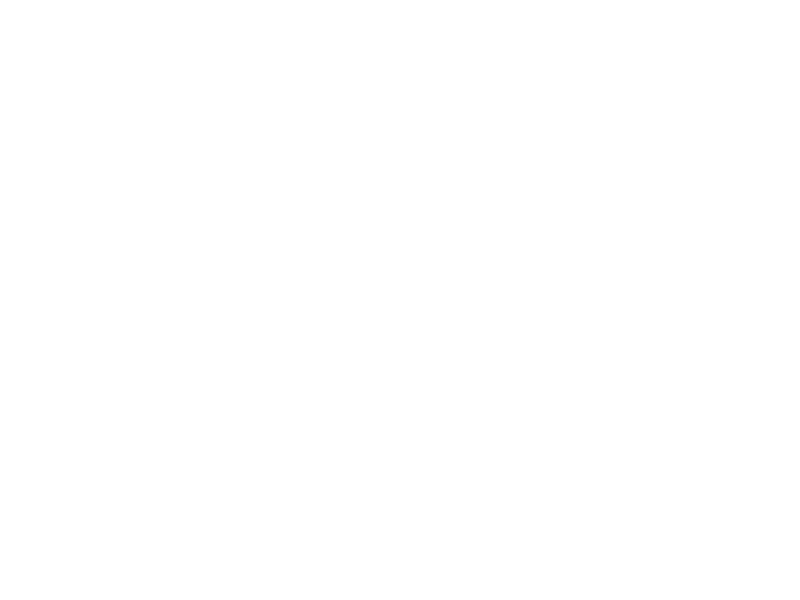
Frame 1 (no input)
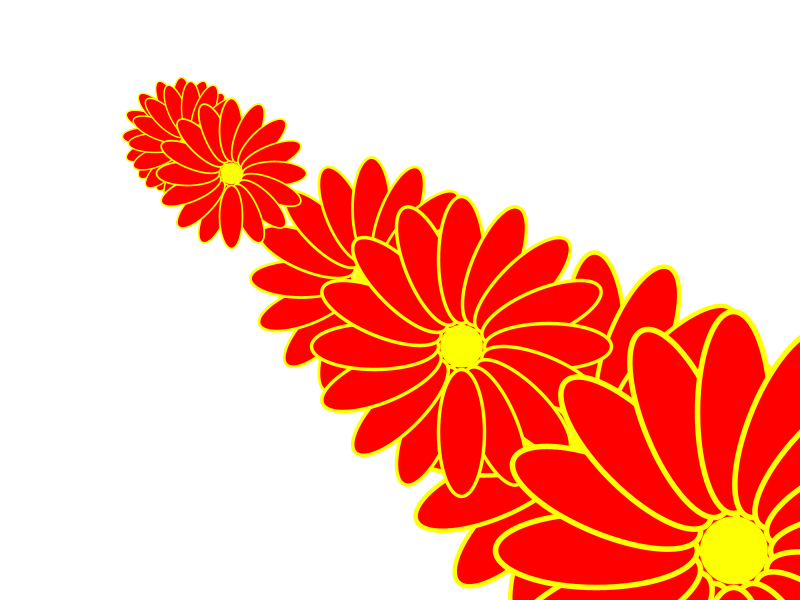
Frame 60 (the mouse pressed at the canvas centre just before this capture)
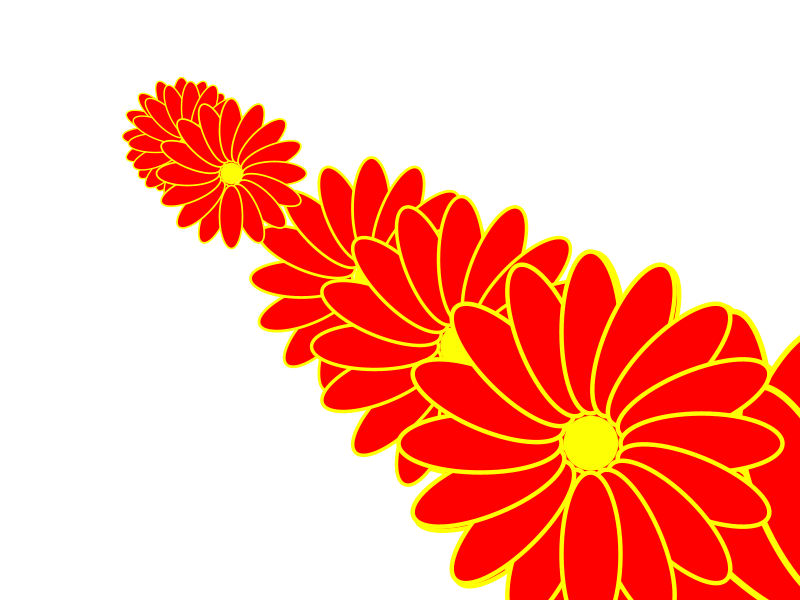
Frame 120 (the mouse held since frame 60 and released just before this capture)

The Processing sketch that drew these frames (run headless with seeded random() and noise(); from frame 60 on, the mouse is pressed at the canvas centre):

// Processing sketch: processing_181314
// ── processing_181314.pde

float angolo;
float gigi;

void setup()
{
  size(800,600);
background(255);
angolo = 0;
gigi = 16;
}
  void draw()
{
scale(random(30));
    translate(width/2,height/2);
  // scale();
  strokeWeight(0);
  fill(#FEFF05);
 ellipse(0,0,37,37);
 //  background(0,0,255);
  for(int i=0;i<gigi;i++){
    //scale(1.05);
 fill(255,0,0);
 strokeWeight(3);
 stroke(#FEFF05);
 rotate(TWO_PI/gigi);
// angolo =+ PI/4;
 ellipse(0,75,40,110);
// gigi =+ 12;
 //text("petali",mouseX,mouseY);

 
// pushMatrix();
// translate(700,500);
 // rotate(PI/4);
//  fill(0,255,0);
// ellipse(0,0,80,50);
// angolo += PI/4;
 //pinolo += PI/-159;
// popMatrix();
}
}
